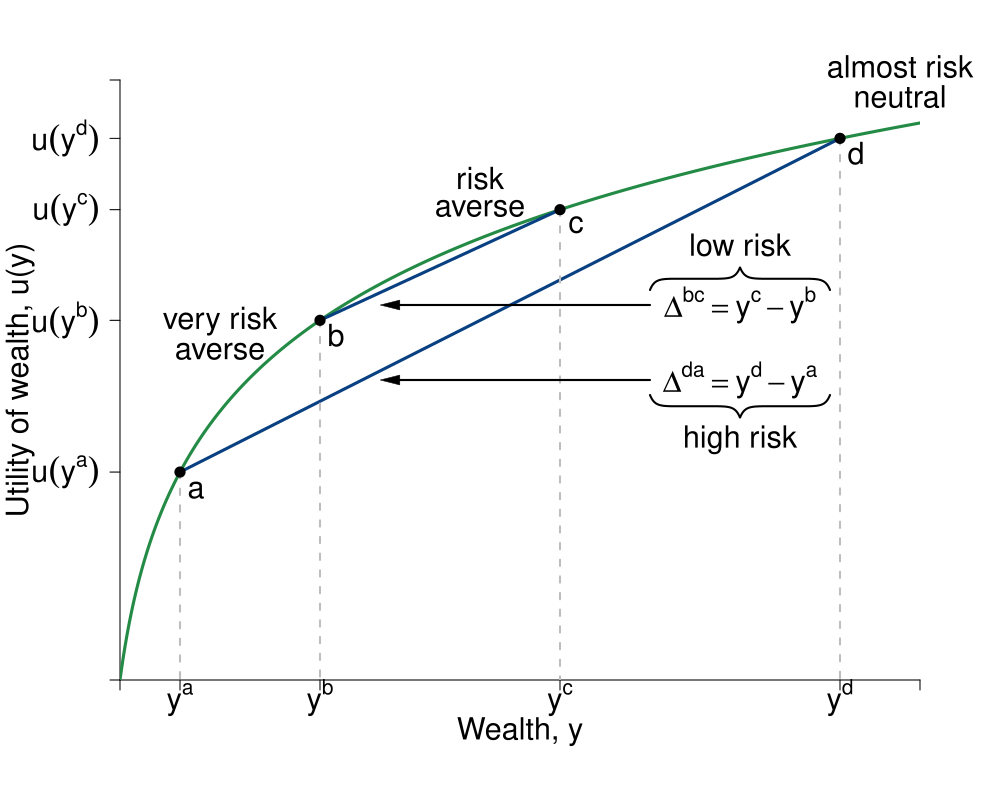

R code for this plot:
#Graph Designer: Simon Halliday & Madeleine Wettach '20
#Authors: Bowles, Foley and Halliday
#Title: Microeconomics: Competition, Conflict and Coordination


library(shape)
library(pBrackets)
pdf(file = "risk/step_by_step_graphs_4/risk_averse_labeled_step3.pdf", width = 10, height = 8)

#Set parameters for graphics
axislabelsize <- 1.8
labelsize <- 1.8
graphlinewidth <- 3
segmentlinewidth <- 2

COL <- c("#7fc97f", "#beaed4", "#fdc086", "#ffff99", "#386cb0", "#f0027f", "#bf5b17", "#666666")
COLA <- c("#e0f3db", "#99d8c9","#66c2a4","#41ae76", "#238b45", "#005824")
COLB <- c("#4eb3d3", "#2b8cbe", "#0868ac","#084081")

#Edited the margins to cater for the larger LHS labels
par(mar =  c(6, 6, 4, 4))

#Concave utility of wealth function

ConcaveU <- function(x){
  log(x+1)
}

#Add limits on axes and levels of utility for each indifference curve
ylims <- c(0, 4)
xlims <- c(0, 40)

npts <- 501 
x <- seq(xlims[1], xlims[2], length.out = npts)
y <- seq(ylims[1], ylims[2], length.out = npts) 

plot(0, 0, xlim = xlims, ylim = ylims, type = "n",
     xlab = expression(paste("")),
     ylab = expression(paste("")), 
     xaxt = "n", 
     yaxt = "n", 
     cex.lab = axislabelsize, 
     bty = "n", 
     xaxs="i", 
     yaxs="i"
)

#x and y limits with plain axes without ticks/numbers to match previous graph

ticksy <- c(0, ConcaveU(3), ConcaveU(10), ConcaveU(22), ConcaveU(36), ylims[2])
ylabels <- c(NA, expression(paste(u(y^{a}) )), expression(paste(u(y^b))), expression(paste(u(y^c))), expression(paste(u(y^d))), NA)
ticksx <- c(0, 3, 10, 22, 36, xlims[2])
xlabels <- c(NA, expression(paste(y^{a})), expression(paste(y^b)), expression(paste(y^c)), expression(paste(y^d)), NA)


axis(1, at = ticksx,  pos = 0, labels = xlabels, cex.axis = axislabelsize)
axis(2, at = ticksy,  pos = 0, labels = ylabels, las = 1, cex.axis = axislabelsize)

npts <- 500 
xx1 <- seq(xlims[1], xlims[2], length.out = npts)
xx2 <- seq(0, xlims[2], length.out = npts)
xx3 <- seq(xlims[1], 0, length.out = npts)
xx4 <- seq(-11, 0, length.out = npts)

#Axis labels and draw linear utility function
mtext(expression(paste("Wealth, y")), side = 1, line = 2.5, cex = axislabelsize)
text(-5, 0.5*ylims[2], expression(paste("Utility of wealth, u(y)")), xpd = TRUE, cex = axislabelsize, srt = 90) 

lines(xx1, ConcaveU(xx1), col = COLA[5], lwd = graphlinewidth)

#Add line from pt a to pt c
#segments(2, ConcaveU(2), 36, ConcaveU(36), lty = 1, col = COLB[4] , lwd = graphlinewidth)

#Points B to C
segments(10, ConcaveU(10), 22, ConcaveU(22), lty = 1, col = COLB[4], lwd = graphlinewidth)

#Point a to d
segments(3, ConcaveU(3), 36, ConcaveU(36), lty = 1, col = COLB[4], lwd = graphlinewidth)

#Label 4 points on line
#Point a
text(3.8, ConcaveU(3)-.12, expression(paste(a)), cex = labelsize)
segments(3, ConcaveU(3), 3, 0, lty = 2, col = "grey", lwd = segmentlinewidth)
points(3, ConcaveU(3), pch = 16, col = "black", cex = 1.5)

#Point c
text(22.8, ConcaveU(22)-.1, expression(paste(c)), cex = labelsize)
segments(22, ConcaveU(22), 22, 0, lty = 2, col = "grey", lwd = segmentlinewidth)
points(22, ConcaveU(22), pch = 16, col = "black", cex = 1.5)

#Point b
text(10.8, ConcaveU(10)-.1, expression(paste(b)), cex = labelsize)
segments(10, ConcaveU(10), 10, 0, lty = 2, col = "grey", lwd = segmentlinewidth)
points(10, ConcaveU(10), pch = 16, col = "black", cex = 1.5)

#Point d 
text(36.8, ConcaveU(36)-.1, expression(paste(d)), cex = labelsize)
segments(36, ConcaveU(36), 36, 0, lty = 2, col = "grey", lwd = segmentlinewidth)
points(36, ConcaveU(36), pch = 16, col = "black", cex = 1.5)

#Label y-sub,x-sub,etc. on axes

#SH: removed these because I could add them to x-axis; y-axis labels cannot be added as usual
#text(36, -.9, expression(paste(y + Delta*y[1])), xpd = TRUE, cex = labelsize)
#text(13, -.9, expression(paste(y[ce])),  xpd = TRUE,  cex = labelsize)
#text(2, -.9, expression(paste(y - Delta*y[2])),  xpd = TRUE,  cex = labelsize)
#text(23.18, -.9, expression(paste(y)),  xpd = TRUE,  cex = labelsize)

#Very risk averse
text(5, ConcaveU(5)+0.6, expression(paste("very risk")),  xpd = TRUE,  cex = labelsize)
text(5, ConcaveU(5)+0.4, expression(paste("averse")),  xpd = TRUE,  cex = labelsize)
#Risk averse
text(18, ConcaveU(18)+0.4, expression(paste("risk")),  xpd = TRUE,  cex = labelsize)
text(18, ConcaveU(18)+0.2, expression(paste("averse")),  xpd = TRUE,  cex = labelsize)
#Risk neutral
text(39, ConcaveU(39)+0.4, expression(paste("almost risk")),  xpd = TRUE,  cex = labelsize)
text(39, ConcaveU(39)+0.2, expression(paste("neutral")),  xpd = TRUE,  cex = labelsize)

Arrows(26.5, 2.5, 13.5, 2.5, col = "black", lty = 1, lwd = 2, code = 2, arr.type = "triangle", arr.lwd = 0.5)
text(31, 2.5, expression(paste(Delta^{bc} == y^c - y^b)),  xpd = TRUE,  cex = labelsize)
brackets(x1 = 26.5, y1 = 2.6, x2 = 35.5, y2 = 2.6,  
         ticks = 0.5, curvature = 0.5, type = 1, h = 0.15,  
         col = "black", lwd = 2, lty = 1, xpd = TRUE)
text(31, 2.9, expression(paste("low risk")),  xpd = TRUE,  cex = labelsize)


Arrows(26.5, 2, 13.5, 2, col = "black", lty = 1, lwd = 2, code = 2, arr.type = "triangle", arr.lwd = 0.5)
text(31, 2, expression(paste(Delta^{da} == y^d - y^a)),  xpd = TRUE,  cex = labelsize)
brackets(x1 = 35.5, y1 = 1.9, x2 = 26.5, y2 = 1.9,  
         ticks = 0.5, curvature = 0.5, type = 1, h = 0.15,
         col = "black", lwd = 2, lty = 1, xpd = TRUE)
text(31, 1.6, expression(paste("high risk")),  xpd = TRUE,  cex = labelsize)

dev.off()
